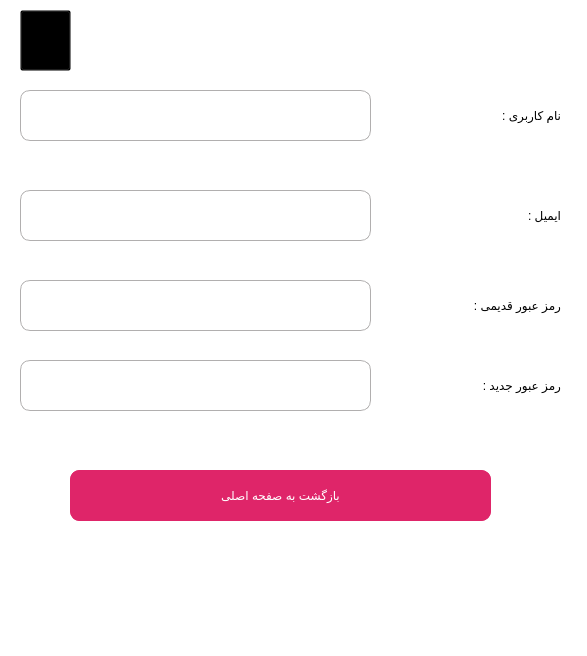
<?xml version="1.0" encoding="UTF-8"?>
<ui version="4.0">
 <class>Dialog</class>
 <widget class="QDialog" name="Dialog">
  <property name="geometry">
   <rect>
    <x>0</x>
    <y>0</y>
    <width>587</width>
    <height>656</height>
   </rect>
  </property>
  <property name="windowTitle">
   <string>Dialog</string>
  </property>
  <property name="styleSheet">
   <string notr="true">background-color:#fff</string>
  </property>
  <widget class="QLabel" name="label">
   <property name="geometry">
    <rect>
     <x>380</x>
     <y>90</y>
     <width>181</width>
     <height>51</height>
    </rect>
   </property>
   <property name="styleSheet">
    <string notr="true">font: 20pt &quot;B Nazanin&quot;;</string>
   </property>
   <property name="text">
    <string>نام کاربری : </string>
   </property>
  </widget>
  <widget class="QLabel" name="label_2">
   <property name="geometry">
    <rect>
     <x>380</x>
     <y>190</y>
     <width>181</width>
     <height>51</height>
    </rect>
   </property>
   <property name="styleSheet">
    <string notr="true">font: 20pt &quot;B Nazanin&quot;;</string>
   </property>
   <property name="text">
    <string>ایمیل : </string>
   </property>
  </widget>
  <widget class="QLabel" name="label_3">
   <property name="geometry">
    <rect>
     <x>380</x>
     <y>280</y>
     <width>181</width>
     <height>51</height>
    </rect>
   </property>
   <property name="styleSheet">
    <string notr="true">font: 20pt &quot;B Nazanin&quot;;</string>
   </property>
   <property name="text">
    <string>رمز عبور قدیمی : </string>
   </property>
  </widget>
  <widget class="QPushButton" name="confirmEdit_btn">
   <property name="geometry">
    <rect>
     <x>70</x>
     <y>470</y>
     <width>421</width>
     <height>51</height>
    </rect>
   </property>
   <property name="cursor">
    <cursorShape>PointingHandCursor</cursorShape>
   </property>
   <property name="styleSheet">
    <string notr="true">#confirmEdit_btn{
border-radius : 10%;
background-color:#fff ;
color : #df2569;
font: 17pt &quot;IRANSans&quot;;
border : 1px solid #df2569;
}</string>
   </property>
   <property name="text">
    <string>ثبت ویرایش</string>
   </property>
  </widget>
  <widget class="QLabel" name="label_4">
   <property name="geometry">
    <rect>
     <x>380</x>
     <y>360</y>
     <width>181</width>
     <height>51</height>
    </rect>
   </property>
   <property name="styleSheet">
    <string notr="true">font: 20pt &quot;B Nazanin&quot;;</string>
   </property>
   <property name="text">
    <string>رمز عبور جدید :</string>
   </property>
  </widget>
  <widget class="QLineEdit" name="edit_userName_input">
   <property name="geometry">
    <rect>
     <x>20</x>
     <y>90</y>
     <width>351</width>
     <height>51</height>
    </rect>
   </property>
   <property name="styleSheet">
    <string notr="true">#edit_userName_input{
border : 1px solid #b1afaf;
border-radius : 10%;
font: 18pt &quot;Century Gothic&quot;;
}
#edit_userName_input:focus{
border : 1px solid #df2569;
}</string>
   </property>
  </widget>
  <widget class="QLineEdit" name="edit_email_input">
   <property name="geometry">
    <rect>
     <x>20</x>
     <y>190</y>
     <width>351</width>
     <height>51</height>
    </rect>
   </property>
   <property name="styleSheet">
    <string notr="true">#edit_email_input{
border : 1px solid #b1afaf;
border-radius : 10%;
font: 18pt &quot;Century Gothic&quot;;
}
#edit_email_input:focus{
border : 1px solid #df2569;
}</string>
   </property>
  </widget>
  <widget class="QLineEdit" name="edit_oldPassword_input">
   <property name="geometry">
    <rect>
     <x>20</x>
     <y>280</y>
     <width>351</width>
     <height>51</height>
    </rect>
   </property>
   <property name="styleSheet">
    <string notr="true">#edit_oldPassword_input{
border : 1px solid #b1afaf;
border-radius : 10%;
font: 18pt &quot;Century Gothic&quot;;
}
#edit_oldPassword_input:focus{
border : 1px solid #df2569;
}</string>
   </property>
   <property name="echoMode">
    <enum>QLineEdit::Password</enum>
   </property>
  </widget>
  <widget class="QLineEdit" name="edit_newPassword_input">
   <property name="geometry">
    <rect>
     <x>20</x>
     <y>360</y>
     <width>351</width>
     <height>51</height>
    </rect>
   </property>
   <property name="styleSheet">
    <string notr="true">#edit_newPassword_input{
border : 1px solid #b1afaf;
border-radius : 10%;
font: 18pt &quot;Century Gothic&quot;;
}
#edit_newPassword_input:focus{
border : 1px solid #df2569;
}</string>
   </property>
   <property name="echoMode">
    <enum>QLineEdit::Password</enum>
   </property>
  </widget>
  <widget class="QPushButton" name="back_btn">
   <property name="geometry">
    <rect>
     <x>20</x>
     <y>10</y>
     <width>51</width>
     <height>61</height>
    </rect>
   </property>
   <property name="cursor">
    <cursorShape>PointingHandCursor</cursorShape>
   </property>
   <property name="styleSheet">
    <string notr="true">background-color : transparent</string>
   </property>
   <property name="text">
    <string/>
   </property>
  </widget>
  <widget class="QLabel" name="back_lbl">
   <property name="geometry">
    <rect>
     <x>20</x>
     <y>10</y>
     <width>51</width>
     <height>61</height>
    </rect>
   </property>
   <property name="styleSheet">
    <string notr="true">border-radius:10%</string>
   </property>
   <property name="text">
    <string/>
   </property>
   <property name="pixmap">
    <pixmap>../Tools/imgs/backIcon2.jpg</pixmap>
   </property>
  </widget>
  <widget class="QLabel" name="wrongOldPass_lbl">
   <property name="geometry">
    <rect>
     <x>70</x>
     <y>550</y>
     <width>411</width>
     <height>61</height>
    </rect>
   </property>
   <property name="styleSheet">
    <string notr="true">border-radius:10%</string>
   </property>
   <property name="text">
    <string/>
   </property>
   <property name="pixmap">
    <pixmap>../Tools/imgs/WrongOldPass.jpg</pixmap>
   </property>
  </widget>
  <widget class="QLabel" name="okEdit_lbl">
   <property name="geometry">
    <rect>
     <x>70</x>
     <y>550</y>
     <width>411</width>
     <height>61</height>
    </rect>
   </property>
   <property name="styleSheet">
    <string notr="true">border-radius:10%</string>
   </property>
   <property name="text">
    <string/>
   </property>
   <property name="pixmap">
    <pixmap>../Tools/imgs/okEdit.jpg</pixmap>
   </property>
  </widget>
  <widget class="QPushButton" name="backToHome_btn">
   <property name="geometry">
    <rect>
     <x>70</x>
     <y>470</y>
     <width>421</width>
     <height>51</height>
    </rect>
   </property>
   <property name="cursor">
    <cursorShape>PointingHandCursor</cursorShape>
   </property>
   <property name="styleSheet">
    <string notr="true">#backToHome_btn{
border-radius : 10%;
background-color: #df2569 ;
color :#fff;
font: 17pt &quot;IRANSans&quot;;
}</string>
   </property>
   <property name="text">
    <string>بازگشت به صفحه اصلی</string>
   </property>
  </widget>
  <widget class="QLabel" name="shouldEnterNewPass_lbl">
   <property name="geometry">
    <rect>
     <x>70</x>
     <y>550</y>
     <width>411</width>
     <height>61</height>
    </rect>
   </property>
   <property name="styleSheet">
    <string notr="true">border-radius:10%</string>
   </property>
   <property name="text">
    <string/>
   </property>
   <property name="pixmap">
    <pixmap>../Tools/imgs/shouldEnterNewPass.jpg</pixmap>
   </property>
  </widget>
  <widget class="QLabel" name="notEqualPass_lbl">
   <property name="geometry">
    <rect>
     <x>70</x>
     <y>550</y>
     <width>411</width>
     <height>61</height>
    </rect>
   </property>
   <property name="styleSheet">
    <string notr="true">border-radius:10%</string>
   </property>
   <property name="text">
    <string/>
   </property>
   <property name="pixmap">
    <pixmap>../Tools/imgs/oldpassNotEqualNew.jpg</pixmap>
   </property>
  </widget>
  <zorder>label</zorder>
  <zorder>label_2</zorder>
  <zorder>label_3</zorder>
  <zorder>confirmEdit_btn</zorder>
  <zorder>label_4</zorder>
  <zorder>edit_userName_input</zorder>
  <zorder>edit_email_input</zorder>
  <zorder>edit_oldPassword_input</zorder>
  <zorder>edit_newPassword_input</zorder>
  <zorder>back_lbl</zorder>
  <zorder>back_btn</zorder>
  <zorder>wrongOldPass_lbl</zorder>
  <zorder>okEdit_lbl</zorder>
  <zorder>backToHome_btn</zorder>
  <zorder>shouldEnterNewPass_lbl</zorder>
  <zorder>notEqualPass_lbl</zorder>
 </widget>
 <resources/>
 <connections/>
</ui>
